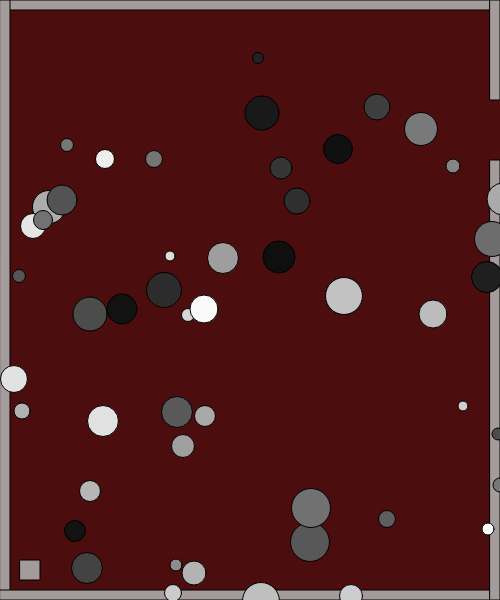
Frame 1 (no input)
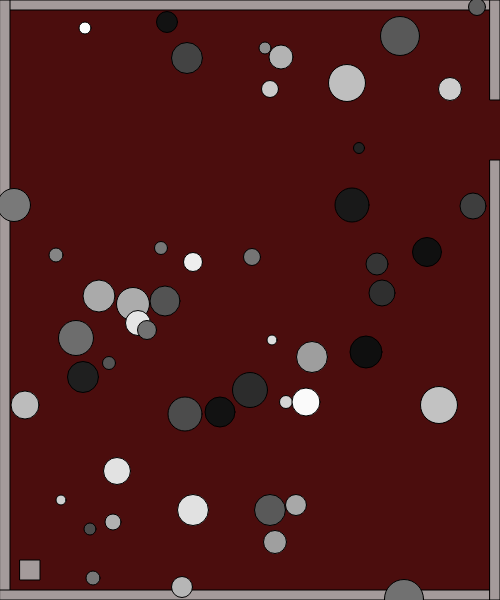
Frame 60 (no input)
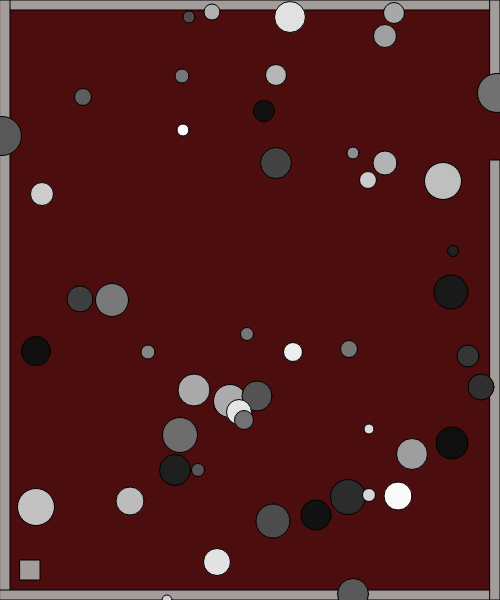
Frame 120 (the mouse pressed at the canvas centre since frame 60)

The p5.js sketch that drew these frames (run headless with seeded random() and noise() and a simulated clock; from frame 60 on, the mouse is pressed at the canvas centre):

// p5.js sketch
// ── sketch.js
// x and y for my character
var characterX = 20;
var characterY = 560;

// define the keys
var w = 87;
var s = 83;
var a = 65;
var d = 68;

// x and y for shape
var shapeX = 30;
var shapeY = 50;

var shapeXs = [];
var shapeYs = [];
var diameters = [];

var shapeXSpeeds = [];
var shapeYSpeeds = [];

var shapeColor = [];

// create shape when mouse is clicked
var mouseShapeX;
var mouseShapeY;

function setup() {
    createCanvas(500, 600);
    // get random speed
    for (var i = 0; i < 50; i++) {
        shapeXSpeeds[i] = Math.floor(Math.random() * (Math.floor(Math.random() * 5)) + 1);
        shapeYSpeeds[i] = Math.floor(Math.random() * (Math.floor(Math.random() * 5)) + 1);
        shapeXs[i] = getRandomNumber(500);
        shapeYs[i] = getRandomNumber(600);
        diameters[i] = getRandomNumber(30);
    // get random color
        shapeColor[i] = random(255);
    }
}

function draw() {
    background(75, 13, 13);
    stroke(0);
    fill(0);

    // create borders function
    createBorders();

    // create character functions
    createCharacter();
    characterMovement();

    // random number function
    getRandomNumber();

// obstacles
for (var i = 0; i < shapeXs.length; i++) {
    fill(shapeColor[i]);
    circle(shapeXs[i], shapeYs[i], diameters[i]);
    shapeXSpeeds[i] = Math.floor(Math.random() * (Math.floor(Math.random() * 5)) + 1);
    shapeYSpeeds[i] = Math.floor(Math.random() * (Math.floor(Math.random() * 5)) + 1);

// move the shape
shapeXs[i] += shapeXSpeeds[i];
shapeYs[i] += shapeYSpeeds[i];

// check to see if shape has gone out of bounds
if (shapeXs[i] > width) {
    shapeXs[i] = 0;
}
if (shapeXs[i] < 0) {
    shapeXs[i] = width;
}
if (shapeYs[i] > height) {
    shapeYs[i] = 0;
}
if (shapeYs[i] < 0) {
    shapeYs[i] = height;
}
}

 // exit message
if(characterX > width && characterY > width-420 && characterY < width-340)
{
    fill('white');
    stroke(5);
    textSize(26);
    text("You Win!", width/2-50, height/2-50);
}

// draw the mouse
    fill(254,254,254);
    circle(mouseShapeX,mouseShapeY,30);
}

// borders
function createBorders()
{
 // top border
 fill(164,155,155)
 rect(0,0,width,10);
 // left border
 rect(0,0,10,height);
 // bottom border
 rect(0,height-10,width,10);
 // right upper border
 rect(width-10,0,10,height-500);
 // right upper borderB
 rect(width-10,height-440,10,440);
}

// character
function createCharacter()
{
 fill(164,155,155);
 square(characterX,characterY,20);
}

function characterMovement()
{
    if(keyIsDown(w))
    {
        characterY -= 10;
    }
        if(keyIsDown(s))
    {
        characterY += 10;
    }
        if(keyIsDown(a))
    {
        characterX -= 10;
    }
        if(keyIsDown(d))
    {
        characterX += 10;
    }
}

// mouse function
function mouseClicked() {
    mouseShapeX = mouseX;
    mouseShapeY = mouseY;
}

// random number
function getRandomNumber(number) {
return Math.floor(Math.random() * number) + 10;
}

// ── Week 15 Game Using Arrays.html
<html>
    <head>
        <title>Myp5.jsPage</title>
        <script src="sketch.js"></script>
        <script src="https://cdnjs.cloudflare.com/ajax/libs/p5.js/1.1.9/p5.min.js"></script>
    </head>
</html>
